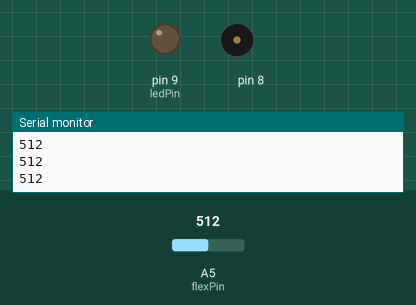
The sketch below on a simulated Arduino Uno, built with avr-gcc and run on an emulated ATmega328P. On the bench: output pins drawn as LEDs (lit = HIGH), buzzer (waves = sounding), the last lines printed to the serial monitor. Inputs (shaded band) come from the test bench; at power-on: A5 (flexPin) = 512.

Above: at 1.2 s.
1.3 s: A5 (flexPin) set to 953
2.8 s: A5 (flexPin) set to 981
At 3.17 s:
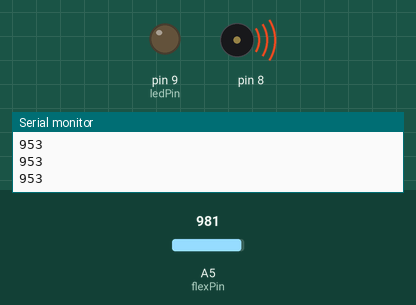
At 4.96 s:
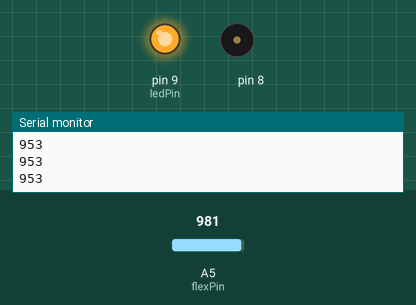
Timing chart, 0 to 11.8 s (numbered marks = the images above; inputs shaded):
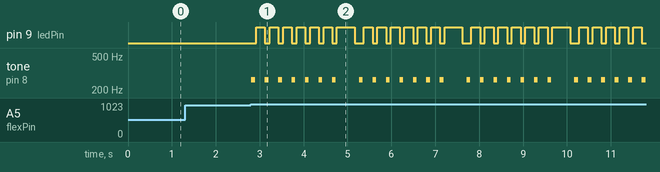

Measured:
- the behaviour switches between 969 and 970 on A5 (flexPin) (found by bisection; images 0 and 1)
- after the input at 2.8 s, pin 9 (ledPin): LOW → HIGH after 0.12 s, then repeats every 2.5 s: 5 × (LOW 0.11 s, HIGH 0.20 s), LOW 0.11 s, HIGH 0.40 s, LOW 0.21 s, HIGH 0.20 s; tone on pin 8: silent → 262 Hz at once, then repeats every 2.5 s: 6 × (silent 0.22 s, 262 Hz 0.08 s), silent 0.53 s, 262 Hz 0.08 s

The sketch:

intro.ino
```cpp
const int ledPin = 9;   //pin 3 has PWM function
const int flexPin = A5; //pin A0 to read analog input
//Variables:
int value; //save analog value
///////////////////////////////////////////////////////////////
#include "pitches.h"

int melody[] = {
  NOTE_C4, NOTE_C4, NOTE_C4, NOTE_C4, NOTE_C4, NOTE_C4, NOTE_C4,
};

// note durations: 4 = quarter note, 8 = eighth note, etc.:
int noteDurations[] = {
  12, 12, 12, 12, 12, 12, 12,
};
//////////////////////////////////////////////////////////
void setup(){

  pinMode(ledPin, OUTPUT);  //Set pin 3 as 'output'
  Serial.begin(9600);       //Begin serial communication
  digitalWrite(ledPin, LOW);
}

void loop(){
  value = analogRead(flexPin);         //Read and save analog value from potentiometer
  Serial.println(value);               //Print value
  delay(100);                          //Small delay

  if(analogRead(flexPin) >= 970){
    for (int thisNote = 0; thisNote < 8; thisNote++) {

    // to calculate the note duration, take one second divided by the note type.
    //e.g. quarter note = 1000 / 4, eighth note = 1000/8, etc.
    int noteDuration = 1000 / noteDurations[thisNote];
    tone(8, melody[thisNote], noteDuration);
    // to distinguish the notes, set a minimum time between them.
    // the note's duration + 30% seems to work well:
    int pauseBetweenNotes = noteDuration * 1.30;
    delay(pauseBetweenNotes);
    // stop the tone playing:
    digitalWrite(ledPin, HIGH);
    delay(200);
    digitalWrite(ledPin, LOW);
    noTone(8);

  }
  }
}
```
